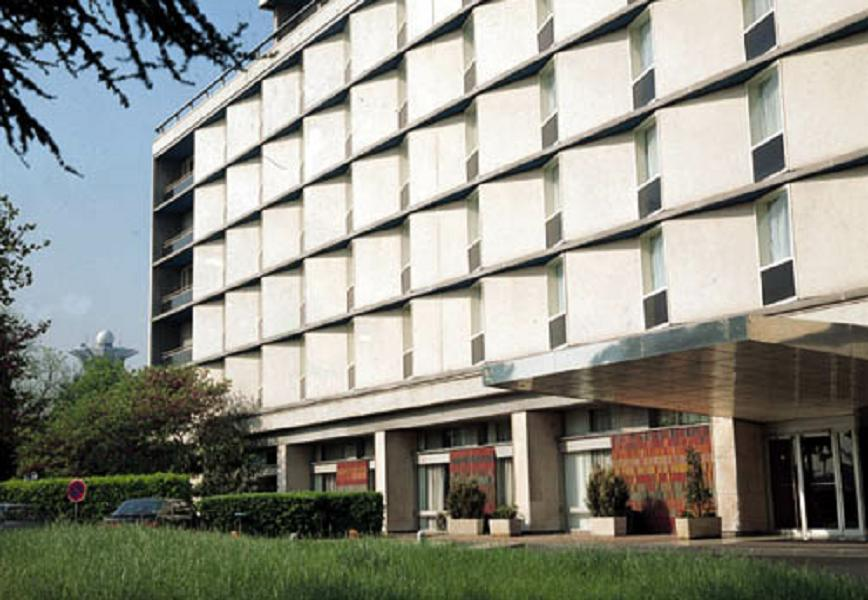
%> input picture MATLAB/Examples/F6_14_1.jpg, 868 x 600 px
$ octave F6_14.m   (GNU Octave 9; MATLAB toolbox functions it lacks are replaced by stand-ins)
%> lines starting %> are read from the running program, lines starting %| are printed output that depends on the picture
% F6_14.m

close all
clear
clc

fxy=imread('F6_14_1.jpg');
%> fxy is the input picture: size 600x868x3 uint8; mean R, G, B 142.9, 143.6, 133.7
fxy=rgb2gray(fxy);
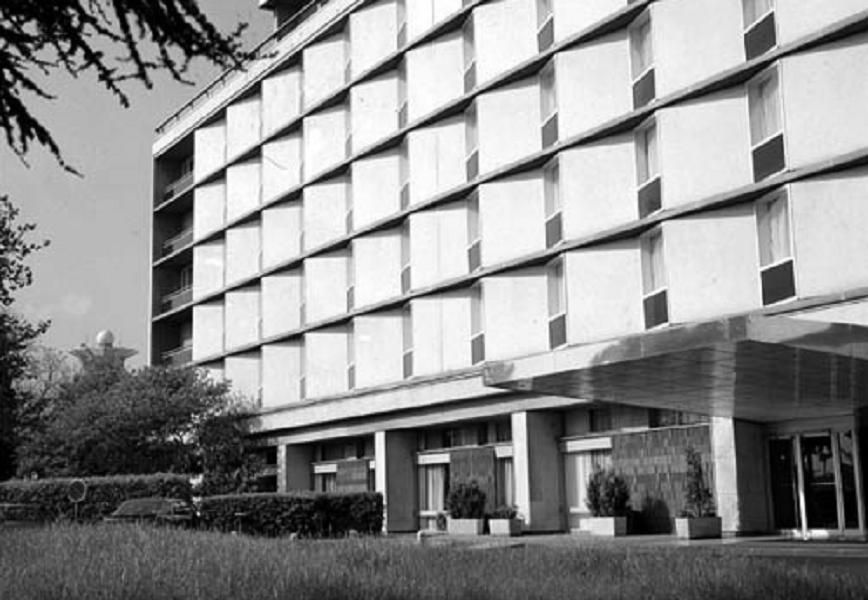
%> fxy: size 600x868 uint8; min 0, max 255, mean 142.3
subplot(2,2,1),imshow(fxy),xlabel('(a) 原始图像');

Fuv=fft2(fxy);
FftShiftAbs=fftshift(abs(Fuv));
subplot(2,2,2),imshow(FftShiftAbs,[]),xlabel('(b) 傅里叶幅度谱图像'),colormap(gray),colorbar;

LogFftShiftAbs=log(FftShiftAbs);
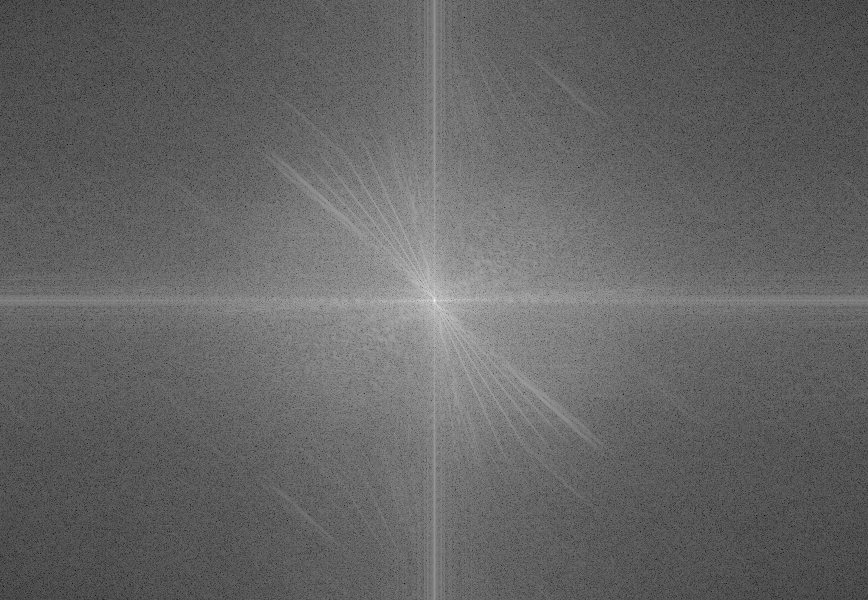
%> LogFftShiftAbs: size 600x868 double; min 0.651, max 18.12, mean 7.6; drawn with min black and max white
subplot(2,2,3),imshow(LogFftShiftAbs,[]),xlabel('(c) 对称傅里叶幅度谱对数图像'),colormap(gray),colorbar;
subplot(2,2,4),mesh(FftShiftAbs),axis([0 50 0 50 0 300]),xlabel('(d) 傅里叶幅度谱三维图像'),colormap(gray),colorbar;
%> after `colorbar`:
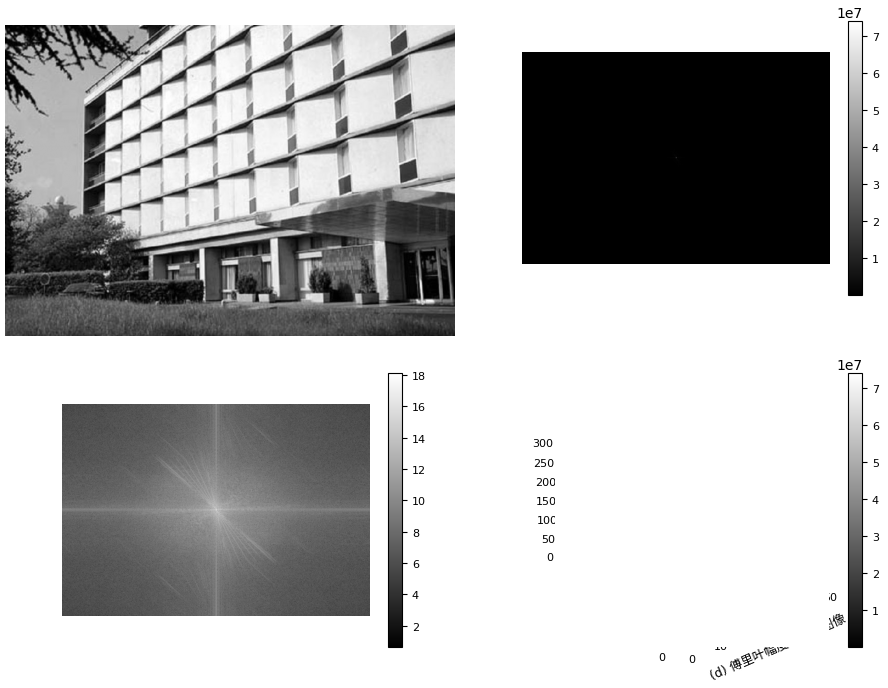
%> figure redrawn from the program's plot data, 4 panels

$ run again, with MATLAB/Examples/F4_15a_BG.bmp saved as MATLAB/Examples/F6_14_1.jpg
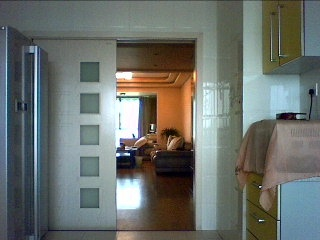
%> input picture MATLAB/Examples/F4_15a_BG.bmp, 320 x 240 px
%> fxy is the input picture: size 240x320x3 uint8; mean R, G, B 108, 112.5, 107.8
%> fxy: size 240x320 uint8
%> `LogFftShiftAbs=log(FftShiftAbs);`:
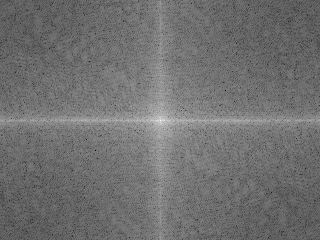
%> LogFftShiftAbs: size 240x320 double; min 0.428, max 15.96, mean 7.29; drawn with min black and max white
%> `colorbar`:
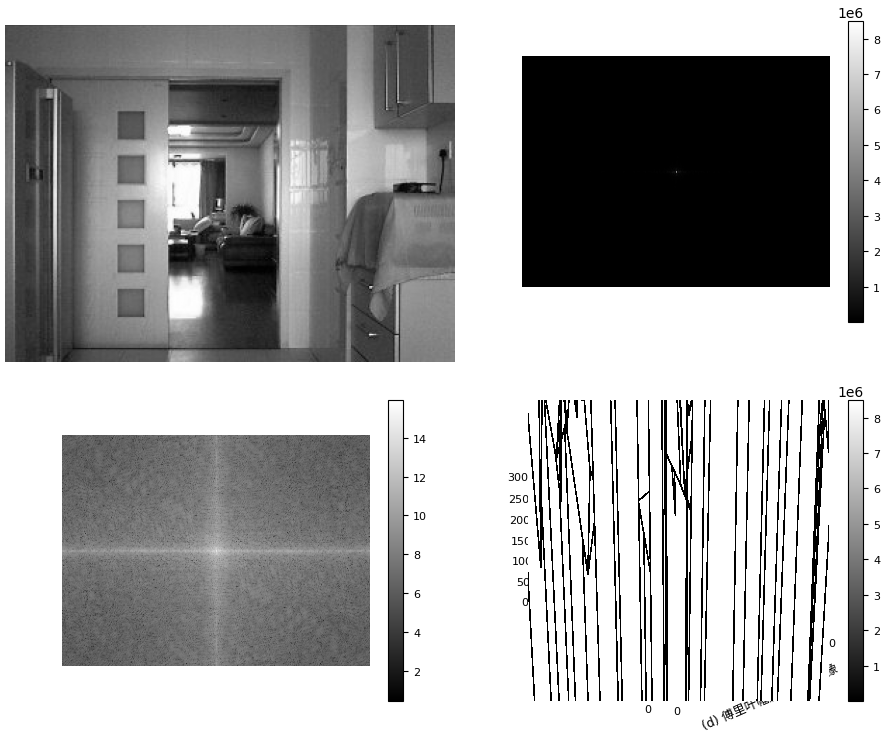
%> figure redrawn from the program's plot data, 4 panels
